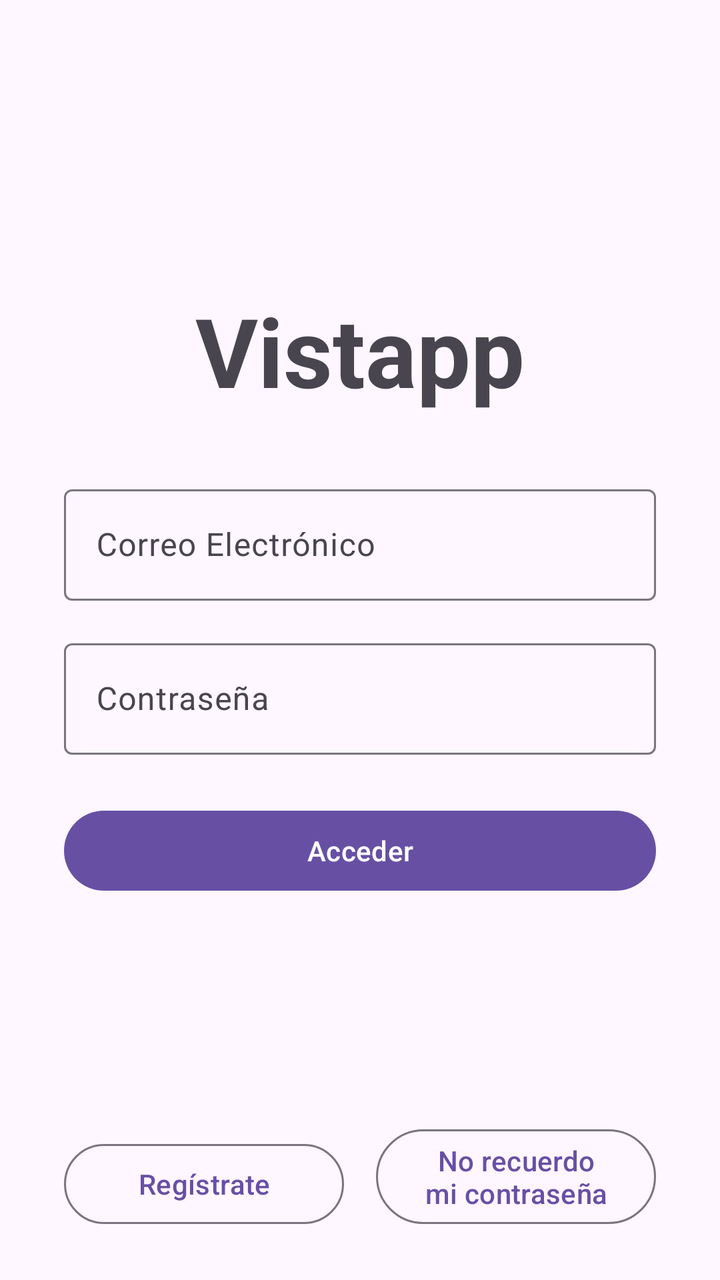
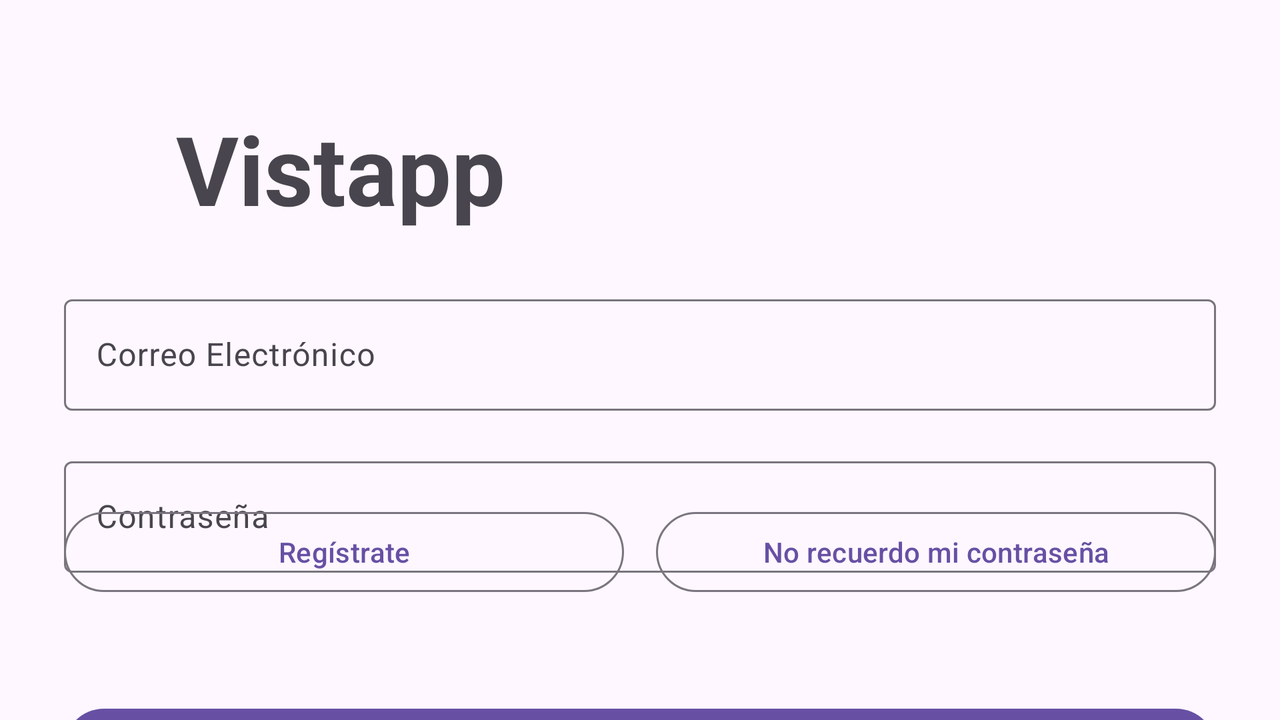

Compare how this app lays out the same screen by default and in its alternative resource folder. The renders come first, then the two layout files and the values they reference.
<!-- AndroidManifest.xml: application theme Theme.Tarea_1__PMyDM -->
<!-- res/layout/activity_login.xml -->
<?xml version="1.0" encoding="utf-8"?>
<androidx.constraintlayout.widget.ConstraintLayout xmlns:android="http://schemas.android.com/apk/res/android"
    xmlns:app="http://schemas.android.com/apk/res-auto"
    android:layout_width="match_parent"
    android:layout_height="match_parent">

    <ImageView
        android:id="@+id/login_image_logo"
        android:layout_width="121dp"
        android:layout_height="95dp"
        android:layout_marginTop="32dp"
        android:contentDescription="@string/logo"
        app:layout_constraintEnd_toEndOf="parent"
        app:layout_constraintStart_toStartOf="parent"
        app:layout_constraintTop_toTopOf="parent"
        app:srcCompat="@drawable/apparel_24px" />

    <TextView
        android:id="@+id/textView"
        android:layout_width="wrap_content"
        android:layout_height="wrap_content"
        android:layout_marginTop="16dp"
        android:text="@string/vistapp"
        android:textSize="48sp"
        android:textStyle="bold"
        app:layout_constraintEnd_toEndOf="parent"
        app:layout_constraintStart_toStartOf="parent"
        app:layout_constraintTop_toBottomOf="@id/login_image_logo" />

    <com.google.android.material.textfield.TextInputLayout
        android:id="@+id/text_correo_electronico"
        android:layout_width="0dp"
        android:layout_height="wrap_content"
        android:layout_marginStart="32dp"
        android:layout_marginTop="32dp"
        android:layout_marginEnd="32dp"
        android:hint="@string/correo_electronico"
        app:layout_constraintEnd_toEndOf="parent"
        app:layout_constraintStart_toStartOf="parent"
        app:layout_constraintTop_toBottomOf="@id/textView">

        <com.google.android.material.textfield.TextInputEditText
            android:id="@+id/login_correo_electronico"
            android:layout_width="match_parent"
            android:layout_height="wrap_content"
            android:inputType="textEmailAddress" />
    </com.google.android.material.textfield.TextInputLayout>

    <com.google.android.material.textfield.TextInputLayout
        android:id="@+id/login_layout_contrasena"
        android:layout_width="0dp"
        android:layout_height="wrap_content"
        android:layout_marginStart="32dp"
        android:layout_marginTop="16dp"
        android:layout_marginEnd="32dp"
        android:hint="@string/contrasena"
        app:layout_constraintEnd_toEndOf="parent"
        app:layout_constraintStart_toStartOf="parent"
        app:layout_constraintTop_toBottomOf="@id/text_correo_electronico">

        <com.google.android.material.textfield.TextInputEditText
            android:id="@+id/login_edit_text_contrasena"
            android:layout_width="match_parent"
            android:layout_height="wrap_content"
            android:inputType="textPassword" />
    </com.google.android.material.textfield.TextInputLayout>

    <Button
        android:id="@+id/login_btn_acceder"
        android:layout_width="0dp"
        android:layout_height="wrap_content"
        android:layout_marginStart="32dp"
        android:layout_marginTop="24dp"
        android:layout_marginEnd="32dp"
        android:text="@string/acceder"
        app:layout_constraintEnd_toEndOf="parent"
        app:layout_constraintStart_toStartOf="parent"
        app:layout_constraintTop_toBottomOf="@id/login_layout_contrasena" />

    <Button
        android:id="@+id/login_btn_registrate"
        style="?attr/materialButtonOutlinedStyle"
        android:layout_width="0dp"
        android:layout_height="wrap_content"
        android:layout_marginStart="32dp"
        android:layout_marginEnd="8dp"
        android:layout_marginBottom="24dp"
        android:text="@string/registrate"
        app:layout_constraintBottom_toBottomOf="parent"
        app:layout_constraintEnd_toStartOf="@id/login_btn_norecuerdocontrasena"
        app:layout_constraintHorizontal_weight="1"
        app:layout_constraintStart_toStartOf="parent" />

    <Button
        android:id="@+id/login_btn_norecuerdocontrasena"
        style="?attr/materialButtonOutlinedStyle"
        android:layout_width="0dp"
        android:layout_height="wrap_content"
        android:layout_marginStart="8dp"
        android:layout_marginEnd="32dp"
        android:layout_marginBottom="24dp"
        android:text="@string/no_recuerdo_mi_contrasena"
        app:layout_constraintBottom_toBottomOf="parent"
        app:layout_constraintEnd_toEndOf="parent"
        app:layout_constraintHorizontal_weight="1"
        app:layout_constraintStart_toEndOf="@id/login_btn_registrate" />

</androidx.constraintlayout.widget.ConstraintLayout>
<!-- resources referenced by this layout -->
<resources>
  <string name="acceder">Acceder</string>
  <string name="contrasena">Contraseña</string>
  <string name="correo_electronico">Correo Electrónico</string>
  <string name="logo">Logo</string>
  <string name="no_recuerdo_mi_contrasena">No recuerdo mi contraseña</string>
  <string name="registrate">Regístrate</string>
  <string name="vistapp">Vistapp</string>
  <style name="Theme.Tarea_1__PMyDM" parent="Base.Theme.Tarea_1__PMyDM" />
  <style name="Base.Theme.Tarea_1__PMyDM" parent="Theme.Material3.DayNight.NoActionBar">
          
          
      </style>
</resources>
<!-- res/layout-land/activity_login.xml (the repository's variant of the layout above) -->
<!-- drawn on the phone turned sideways -->
<?xml version="1.0" encoding="utf-8"?>
<androidx.constraintlayout.widget.ConstraintLayout xmlns:android="http://schemas.android.com/apk/res/android"
    xmlns:app="http://schemas.android.com/apk/res-auto"
    android:layout_width="match_parent"
    android:layout_height="match_parent">

    <ImageView
        android:id="@+id/login_image_logo"
        android:layout_width="121dp"
        android:layout_height="95dp"
        android:layout_marginTop="32dp"
        android:contentDescription="@string/logo"
        app:layout_constraintEnd_toEndOf="parent"
        app:layout_constraintHorizontal_bias="0.724"
        app:layout_constraintStart_toStartOf="parent"
        app:layout_constraintTop_toTopOf="parent"
        app:srcCompat="@drawable/apparel_24px" />

    <Button
        android:id="@+id/login_btn_norecuerdocontrasena"
        style="?attr/materialButtonOutlinedStyle"
        android:layout_width="0dp"
        android:layout_height="wrap_content"
        android:layout_marginStart="8dp"
        android:layout_marginEnd="32dp"
        android:layout_marginBottom="60dp"
        android:text="@string/no_recuerdo_mi_contrasena"
        app:layout_constraintBottom_toBottomOf="parent"
        app:layout_constraintEnd_toEndOf="parent"
        app:layout_constraintHorizontal_weight="1"
        app:layout_constraintStart_toEndOf="@id/login_btn_registrate" />

    <com.google.android.material.textfield.TextInputLayout
        android:id="@+id/login_layout_contrasena"
        android:layout_width="0dp"
        android:layout_height="wrap_content"
        android:layout_marginStart="32dp"
        android:layout_marginTop="20dp"
        android:layout_marginEnd="32dp"
        android:hint="@string/contrasena"
        app:layout_constraintEnd_toEndOf="parent"
        app:layout_constraintHorizontal_bias="0.0"
        app:layout_constraintStart_toStartOf="parent"
        app:layout_constraintTop_toBottomOf="@id/text_correo_electronico">

        <com.google.android.material.textfield.TextInputEditText
            android:id="@+id/login_edit_text_contrasena"
            android:layout_width="match_parent"
            android:layout_height="wrap_content"
            android:inputType="textPassword" />
    </com.google.android.material.textfield.TextInputLayout>

    <Button
        android:id="@+id/login_btn_acceder"
        android:layout_width="0dp"
        android:layout_height="wrap_content"
        android:layout_marginStart="32dp"
        android:layout_marginTop="64dp"
        android:layout_marginEnd="32dp"
        android:text="@string/acceder"
        app:layout_constraintEnd_toEndOf="parent"
        app:layout_constraintHorizontal_bias="0.0"
        app:layout_constraintStart_toStartOf="parent"
        app:layout_constraintTop_toBottomOf="@id/login_layout_contrasena" />

    <Button
        android:id="@+id/login_btn_registrate"
        style="?attr/materialButtonOutlinedStyle"
        android:layout_width="0dp"
        android:layout_height="wrap_content"
        android:layout_marginStart="32dp"
        android:layout_marginEnd="8dp"
        android:layout_marginBottom="60dp"
        android:text="@string/registrate"
        app:layout_constraintBottom_toBottomOf="parent"
        app:layout_constraintEnd_toStartOf="@id/login_btn_norecuerdocontrasena"
        app:layout_constraintHorizontal_weight="1"
        app:layout_constraintStart_toStartOf="parent" />

    <com.google.android.material.textfield.TextInputLayout
        android:id="@+id/text_correo_electronico"
        android:layout_width="0dp"
        android:layout_height="wrap_content"
        android:layout_marginStart="32dp"
        android:layout_marginTop="28dp"
        android:layout_marginEnd="32dp"
        android:hint="@string/correo_electronico"
        app:layout_constraintEnd_toEndOf="parent"
        app:layout_constraintHorizontal_bias="0.0"
        app:layout_constraintStart_toStartOf="parent"
        app:layout_constraintTop_toBottomOf="@id/textView">

        <com.google.android.material.textfield.TextInputEditText
            android:id="@+id/login_correo_electronico"
            android:layout_width="match_parent"
            android:layout_height="wrap_content"
            android:inputType="textEmailAddress" />
    </com.google.android.material.textfield.TextInputLayout>

    <TextView
        android:id="@+id/textView"
        android:layout_width="wrap_content"
        android:layout_height="wrap_content"
        android:layout_marginTop="20dp"
        android:text="@string/vistapp"
        android:textSize="48sp"
        android:textStyle="bold"
        app:layout_constraintEnd_toEndOf="parent"
        app:layout_constraintHorizontal_bias="0.185"
        app:layout_constraintStart_toStartOf="parent"
        app:layout_constraintTop_toTopOf="@+id/login_image_logo" />

</androidx.constraintlayout.widget.ConstraintLayout>
